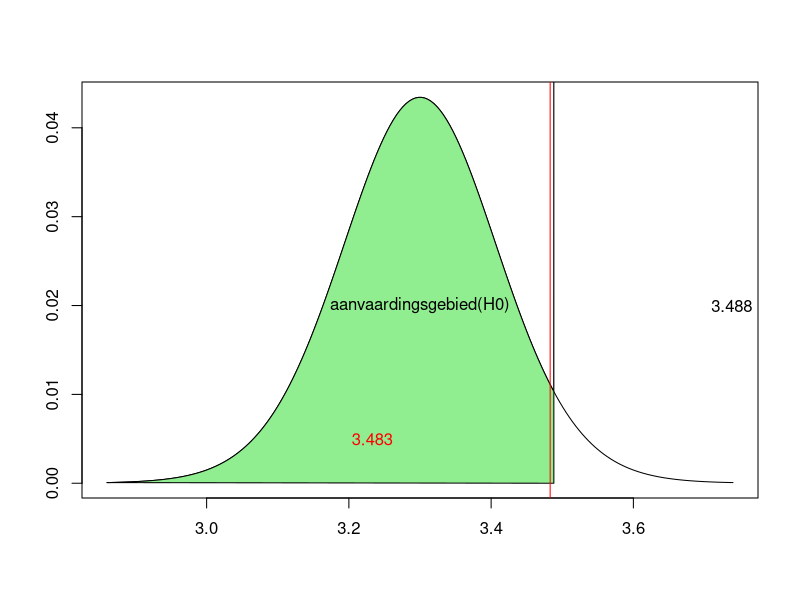

R code for this plot:
#H5: t-Toets

#We hebben een steekproef met
n <- 25     #steekproefgrootte
sm <- 3.483 #steekproefgemiddelde?
ss <- 0.55  #standaardafwijking van de steekproef
a <- 0.05   #significantieniveau
m0 <- 3.3   #hypothetisch populatiegemiddelde(H0)


#Kunnen we vanuit deze steekproef besluiten dat mu > 3.3?
#H0: mu = 3.3 -> nullhypothese, willen we ontkrachtten
#H1: mu > 3.3 -> alternatieve hypothese, willen we aantonen

#Methode 1: Kritieke grensgebied
#onder welke waarde kan je H0 niet verwerpen?
g <- m0 + qt(1-a, df=n-1) * ss /sqrt(n)

#Als het gevonden steekproefgemiddelde ondr g lift, kan je HO niet verwerpen
if(sm < g){
  print("H0 verwerpen")
}else{
  print("H0 niet verwerpen")
}

#Methode 2: Overschrijdingskans
#Wat is de kans dat je in een steekproef het gegeven steekproefgemiddelde ziet?
#P(M > sm) in een verdelig M ~ T(m0, ss/sqrt(n), df=n-1)
p <- 1 - pt((sm-m0)/(ss/sqrt(n)), df=n-1)


#De gevonden kans is bijzondr klein, kleiner dan het significantieniveau
if(p < a){
  print("H0 niet verwerpen")
}else {
  print("H0 verwerpen")
}

#plot van deze casus
#grenzen van de plot (x-waarden)
x <- seq(m0-4*ss/sqrt(n), m0+4*ss/sqrt(n), length=200)
#y-waarden (volgens de Gauss-curve)
dist <- dt((x-m0)/(ss/sqrt(n)), df= n-1) * ss/sqrt(n)
plot(x, dist, type="l", ylab = "", xlab = "")

#het aanvaardingsgebied plotten
i<- x<=g #Waardenvanxlinksvang
polygon( #Plotdezewaardenopdegrafiek
  c(x[i],g,g),
  c(dist[i],dt((g-m0)/(ss/sqrt(n)), df=n-1), 0),
  col="lightgreen")

text(g+.25,.02,signif(g,digits=4)) #Toongrenswaarde

#Toon het gevonden steekproefgemiddelde aan de hand van rode verticale streep
abline(v=sm, col="red")

text(sm-.25, .005, sm, col="red")

text(m0,0.02,"aanvaardingsgebied(H0)")
